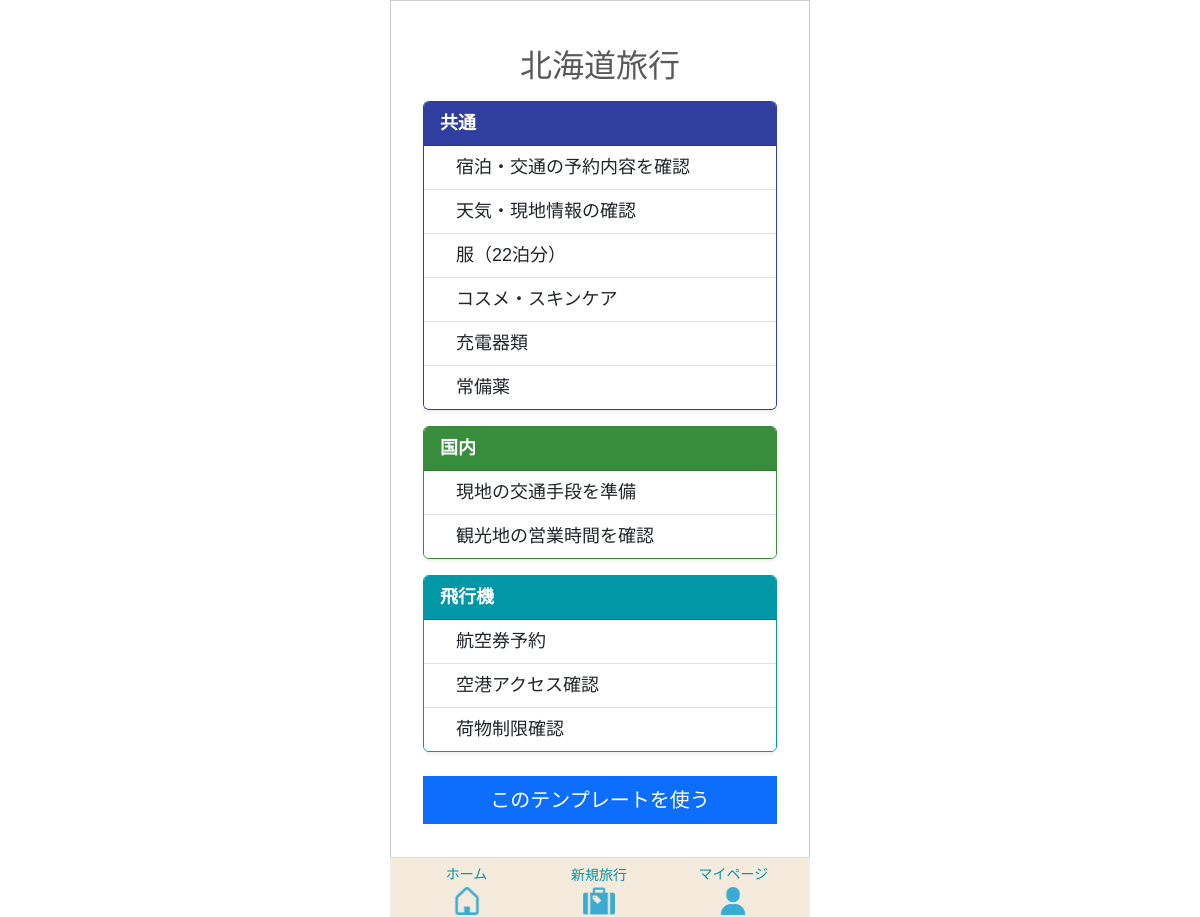
Screenshot of /tabipre/template/504/edit/ (signed in) with the database file from the repository.
### app/models/template.py (models this page shows, shortened)
class Template(models.Model):
    class SourceType(models.IntegerChoices):
        FROM_TRAVEL   = 0, _("旅行情報より作成")
        FROM_TEMPLATE = 1, _("既存テンプレートを反映")
    user = models.ForeignKey(
        settings.AUTH_USER_MODEL,
        on_delete=models.CASCADE,
        verbose_name=_("ユーザーID")
    )
    travel_info = models.ForeignKey(
        Travel_info,
        on_delete=models.CASCADE,
        verbose_name=_("旅行情報ID")
    )
    source_type = models.IntegerField(
        choices=SourceType.choices,
        verbose_name=_("生成タイプ")
    )
    template_source = models.ForeignKey(
        "self",
        null=True,
        blank=True,
        on_delete=models.SET_NULL,
        verbose_name=_("テンプレート参照元"),
        related_name="derived_templates"
    )
    created_at = models.DateTimeField(
         auto_now_add=True,
         verbose_name=_("作成日")
         )
    updated_at = models.DateTimeField(
        auto_now=True,
        verbose_name=_("更新日")
        )
    class Meta:
      verbose_name = _("テンプレート")

class TravelCategory(models.Model):
    class TravelType(models.IntegerChoices):
        AUTO  = 0, _("初期作成")
        CUSTOM = 1, _("ユーザー追加")
    class CategoryColor(models.IntegerChoices):
        PINK       = 0, "#e91e63ff"
        LIGHT_PINK = 1, "#ffb7b2fe"
        ORANGE     = 2, "#f57c00ff"
        GREEN      = 3, "#388e3cff"
        CYAN       = 4, "#0097a7ff"
        BLUE       = 5, "#303f9ffe"
        BROWN      = 6, "#795548ff"
        PURPLE     = 7, "#7b1fa2ff"
    template = models.ForeignKey(
        Template,
        on_delete=models.CASCADE,
        verbose_name=_("テンプレートID")
    )
    category_name = models.CharField(
        max_length=50,
        verbose_name=_("分類名")
    )
    travel_type = models.IntegerField(
        choices=TravelType.choices,
        verbose_name=_("分類タイプ")
    )
    category_color = models.IntegerField(
        choices=CategoryColor.choices,
        verbose_name=_("分類カラー")
    )
    created_at = models.DateTimeField(
         auto_now_add=True,
         verbose_name=_("作成日")
         )
    updated_at = models.DateTimeField(
        auto_now=True,
        verbose_name=_("更新日")
        )
    class Meta:
      verbose_name = _("旅行の分類")

class TravelItem(models.Model):
    class ItemChecked(models.IntegerChoices):
        NO  = 0, _("NO")
        YES = 1, _("YES")
    travel_category = models.ForeignKey(
        TravelCategory,
        on_delete=models.CASCADE,
        verbose_name=_("旅行の分類ID")
    )
    item_name = models.CharField(
        max_length=128,
        verbose_name=_("項目名")
    )
    item_checked = models.IntegerField(
        choices=ItemChecked.choices,
        verbose_name=_("チェック済み項目")
    )
    created_at = models.DateTimeField(
         auto_now_add=True,
         verbose_name=_("作成日")
         )
    updated_at = models.DateTimeField(
        auto_now=True,
        verbose_name=_("更新日")
        )
    class Meta:
      verbose_name = _("旅行の項目")

### app/models/travel.py (models this page shows, shortened)
class Travel_info(models.Model):
    class LocationType(models.IntegerChoices):
        DOMESTIC = 0, _("国内")
        OVERSEAS = 1, _("海外")
    class StatusType(models.IntegerChoices):
        NOT_DONE  = 0, _("未")
        COMPLETE  = 1, _("完")
        PROCESSED = 2, _("済")
    travel_info_id = models.AutoField(
        primary_key=True,
        verbose_name=_("旅行情報ID")
    )
    user = models.ForeignKey(
        settings.AUTH_USER_MODEL,
        on_delete=models.CASCADE,
        verbose_name=_("ユーザーID")
    )
    travel_title = models.CharField(
        max_length=100,
        verbose_name=_("旅行タイトル")
    )
    start_date = models.DateField(
        verbose_name=_("開始日")
    )
    end_date = models.DateField(
        verbose_name=_("終了日")
    )
    location = models.IntegerField(
        choices=LocationType.choices,
        verbose_name=_("場所"),
    )
    memo = models.CharField(
        max_length=230,
        blank=True,
        verbose_name=_("メモ")
    )
    status = models.IntegerField(
        choices=StatusType.choices,
        default=0,
        verbose_name=_("ステータス")
    )
    transport = models.ManyToManyField(
        "Transport",
        through="Travelmode",
        verbose_name=_("交通手段")
    )
    created_at = models.DateTimeField(
        auto_now_add=True,
        verbose_name=_("作成日")
    )
    updated_at = models.DateTimeField(
       auto_now=True,
        verbose_name=_("更新日")
    )
    class Meta:
        verbose_name = _("旅行情報")
        verbose_name_plural = _("旅行情報")

### app/views/new_travel/template_edit.py (the view)
# urls.py: path("tabipre/template/<int:template_id>/edit/", template_edit, name="template_edit"),
def template_edit(request, template_id):
    template = get_object_or_404(Template, id=template_id, user=request.user)
    categories = TravelCategory.objects.filter(template=template)
    if request.method == "POST":
        template.save()
        messages.success(request, "テンプレートを保存しました")
        return redirect("app:template_edit", template_id=template.id)
    return render(request, "new_travel/template_edit.html", {
        "template": template,
        "categories": categories,
    })

### templates/new_travel/template_edit.html
{% extends 'base.html' %}
{% load static %}
{% block extra_css %}
{{ block.super }}
{% endblock %}
{% block content %}
<div class="container mt-3">
    <h2 class="mb-3 text-center">{{ template.travel_info.travel_title }}</h2>
    {% for category in template.travelcategory_set.all %}
        <div class="card mb-3 shadow-sm"
             style="border: 1.5px solid {{ category.get_category_color_display }};">
            <div class="card-header text-white d-flex justify-content-between align-items-center"
                 style="background-color: {{ category.get_category_color_display }};">
                <strong>{{ category.category_name }}</strong>
            </div>
            <ul class="list-group list-group-flush">
                {% for item in category.travelitem_set.all|dictsort:"item_checked" %}
                    <li class="list-group-item">
                        <div class="d-flex align-items-center">
                            <span class="ms-3">{{ item.item_name }}</span>
                        </div>
                    </li>
                {% endfor %}
            </ul>
        </div>
    {% endfor %}
    <div class="text-center mt-4 mb-4">
        <a href="{% url 'app:template_edit2' template.id %}" class="btn btn-primary btn-lg w-100">
            このテンプレートを使う
        </a>
    </div>
</div>
{% endblock %}

### static/tabipre/css/base/base.css (style rules this page uses)
.btn, .btn-primary, .app-btn, .app-btn-primary, .app-btn-secondary, .app-btn-warning { border-radius: 0 !important; }
html { overflow-y: scroll; }
body { font-size: 18px; }

### rows the page displays
Template: travel_info.travel_title "北海道旅行"
TravelCategory: category_name "共通"
TravelItem: item_name "宿泊・交通の予約内容を確認"
TravelItem: item_name "天気・現地情報の確認"
TravelItem: item_name "服（22泊分）"
TravelItem: item_name "コスメ・スキンケア"
TravelItem: item_name "充電器類"
TravelItem: item_name "常備薬"
TravelCategory: category_name "国内"
TravelItem: item_name "現地の交通手段を準備"
TravelItem: item_name "観光地の営業時間を確認"
TravelCategory: category_name "飛行機"
TravelItem: item_name "航空券予約"
TravelItem: item_name "空港アクセス確認"
TravelItem: item_name "荷物制限確認"
